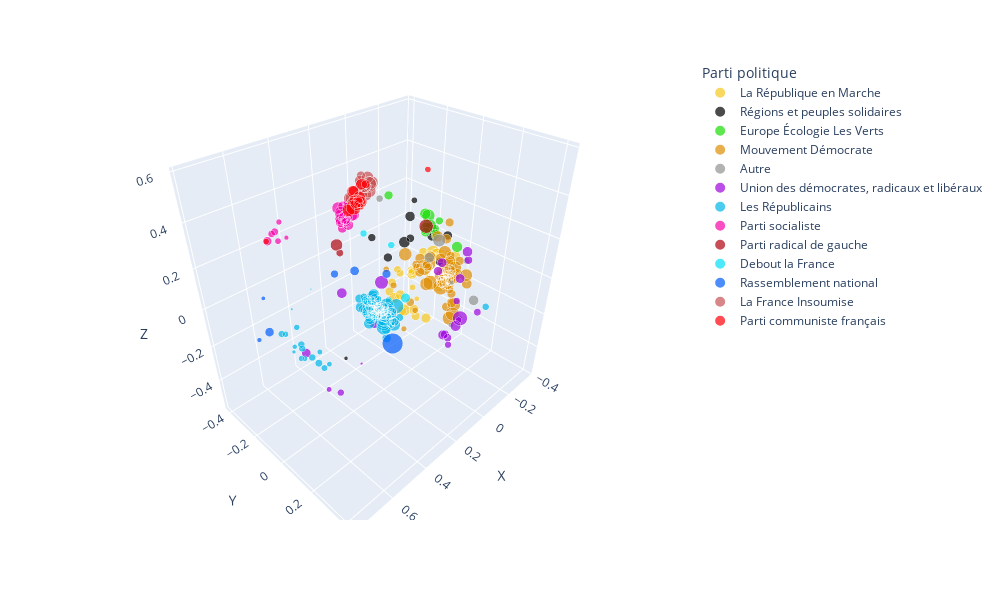

The notebook cell this image was saved under:
### Code cell
colors = {'La République en Marche':"#f7c81e", 'Europe Écologie Les Verts':"#1cde07", 'Autre':"#919491",
           'Les Républicains':'#00b6e8', 'Parti socialiste':'#f705ab', 'Parti radical de gauche': '#b0040f',
           'Debout la France': '#02e1fa', 'Rassemblement national':'#025dfa', 'La France Insoumise' : '#c75255',
           'Parti communiste français': '#ff0008', 'Union des démocrates, radicaux et libéraux':'#9d04de',
            'Mouvement Démocrate': '#de8e04', 'Régions et peuples solidaires':'#000000'}

fig = px.scatter_3d(to_show_3D, x="X", y="Y", z="Z", color='parti', color_discrete_map=colors,
                 hover_name="parti",
                 hover_data={'acteur_id' : False,
                             'uid' : False,
                             'X' : False,
                             'Y' : False,
                             'Z' : False,
                             'parti' : False,
                             'assiduite' : False,
                             'Métier' : to_show_3D['metier'],
                             'Nom': to_show_3D['prenom']+' '+to_show_3D['nom'],
                             'Nombre de votes': to_show_3D['assiduite']
                            },
                 size='assiduite',
                 labels={'parti':"Parti politique"},
                 width=1000, height=600)

fig.show()
fig.write_html("embedding_3D.html")

### Figure 1 — Plotly figure (JSON) as saved in the notebook; plotly's stock layout.template omitted (floating-point values rounded to 4 significant figures; data arrays with more than 128 entries replaced by an {"elided": "..."} marker saying what was removed)
{"data": [{"customdata": {"elided": "272x7 mixed values"}, "hovertemplate": "<b>%{hovertext}</b><br><br>Métier=%{customdata[4]}<br>Nom=%{customdata[5]}<br>Nombre de votes=%{customdata[6]}<extra></extra>", "hovertext": {"elided": "272 str values"}, "legendgroup": "La République en Marche", "marker": {"color": "#f7c81e", "size": {"elided": "272 int values"}, "sizemode": "area", "sizeref": 6.657, "symbol": "circle"}, "mode": "markers", "name": "La République en Marche", "scene": "scene", "showlegend": true, "type": "scatter3d", "x": {"elided": "272 float values"}, "y": {"elided": "272 float values"}, "z": {"elided": "272 float values"}}, {"customdata": [["PA336439", "PA336439", "Régions et peuples solidaires", 232, "Avocat", "Jean-Michel Clément", 232], ["PA605518", "PA605518", "Régions et peuples solidaires", 509, "Profession libérale", "François-Michel Lambert", 509], ["PA607619", "PA607619", "Régions et peuples solidaires", 841, "Professeur du secondaire", "Paul Molac", 841], ["PA719464", "PA719464", "Régions et peuples solidaires", 229, "Professeur du secondaire et technique", "Sébastien Nadot", 229], ["PA719592", "PA719592", "Régions et peuples solidaires", 381, "Responsable formation - Cadre en ressources humaines", "Benoit Simian", 381], ["PA720538", "PA720538", "Régions et peuples solidaires", 620, "Profession rattachée à l'enseignement", "Jennifer De Temmerman", 620], ["PA722268", "PA722268", "Régions et peuples solidaires", 1110, "Directrice médicale et directrice de développement en entreprise", "Martine Wonner", 1110], ["PA333421", "PA333421", "Régions et peuples solidaires", 414, "Directeur du développement", "Bertrand Pancher", 414], ["PA1838", "PA1838", "Régions et peuples solidaires", 377, "Technicien agricole", "Jean Lassalle", 377], ["PA719138", "PA719138", "Régions et peuples solidaires", 784, "Professeur des Universités", "Michel Castellani", 784], ["PA719146", "PA719146", "Régions et peuples solidaires", 477, "Cadre", "Jean-Félix Acquaviva", 477], ["PA719286", "PA719286", "Régions et peuples solidaires", 412, "Médecin", "Paul-André Colombani", 412], ["PA755549", "PA755549", "Régions et peuples solidaires", 95, "chef d'entreprise", "Sylvain Brial", 95]], "hovertemplate": "<b>%{hovertext}</b><br><br>Métier=%{customdata[4]}<br>Nom=%{customdata[5]}<br>Nombre de votes=%{customdata[6]}<extra></extra>", "hovertext": ["Régions et peuples solidaires", "Régions et peuples solidaires", "Régions et peuples solidaires", "Régions et peuples solidaires", "Régions et peuples solidaires", "Régions et peuples solidaires", "Régions et peuples solidaires", "Régions et peuples solidaires", "Régions et peuples solidaires", "Régions et peuples solidaires", "Régions et peuples solidaires", "Régions et peuples solidaires", "Régions et peuples solidaires"], "legendgroup": "Régions et peuples solidaires", "marker": {"color": "#000000", "size": [232, 509, 841, 229, 381, 620, 1110, 414, 377, 784, 477, 412, 95], "sizemode": "area", "sizeref": 6.657, "symbol": "circle"}, "mode": "markers", "name": "Régions et peuples solidaires", "scene": "scene", "showlegend": true, "type": "scatter3d", "x": [0.1139, 0.0697, 0.1453, -0.07358, -0.1618, -0.03014, -0.06965, 0.1734, 0.3912, 0.2953, 0.3835, 0.2675, 0.31], "y": [0.1845, 0.2168, 0.204, -0.08766, 0.002578, -0.07129, 0.01554, 0.3044, 0.1304, 0.1983, 0.2025, 0.2013, -0.143], "z": [0.3266, 0.3125, 0.339, 0.3066, -0.006891, 0.2511, 0.2055, 0.221, 0.3985, 0.3691, 0.3448, 0.3744, -0.399]}, {"customdata": [["PA718744", "PA718744", "Europe Écologie Les Verts", 1032, "Médecin", "Delphine Bagarry", 1032], ["PA720278", "PA720278", "Europe Écologie Les Verts", 734, "Cadre supérieur (entreprises publiques)", "Matthieu Orphelin", 734], ["PA720298", "PA720298", "Europe Écologie Les Verts", 1000, "Fonctionnaire de catégorie A", "Émilie Cariou", 1000], ["PA720952", "PA720952", "Europe Écologie Les Verts", 273, "Fonctionnaire de catégorie A", "Aurélien Taché", 273], ["PA721142", "PA721142", "Europe Écologie Les Verts", 371, "Cadre supérieur (secteur privé)", "Paula Forteza", 371], ["PA721194", "PA721194", "Europe Écologie Les Verts", 723, "Industriel-Chef d'entreprise", "Frédérique Dumas", 723], ["PA721246", "PA721246", "Europe Écologie Les Verts", 1307, "Chef de projet digital", "Albane Gaillot", 1307], ["PA722126", "PA722126", "Europe Écologie Les Verts", 579, "Autre cadre (secteur privé)", "Guillaume Chiche", 579], ["PA722260", "PA722260", "Europe Écologie Les Verts", 489, "Professeur de faculté", "Cédric Villani", 489], ["PA722344", "PA722344", "Europe Écologie Les Verts", 562, "Professeur certifié de SES", "Hubert Julien-Laferrière", 562], ["PA332614", "PA332614", "Europe Écologie Les Verts", 780, "Fonctionnaire territorial", "Régis Juanico", 780], ["PA335999", "PA335999", "Europe Écologie Les Verts", 480, "Cadre territorial", "Delphine Batho", 480]], "hovertemplate": "<b>%{hovertext}</b><br><br>Métier=%{customdata[4]}<br>Nom=%{customdata[5]}<br>Nombre de votes=%{customdata[6]}<extra></extra>", "hovertext": ["Europe Écologie Les Verts", "Europe Écologie Les Verts", "Europe Écologie Les Verts", "Europe Écologie Les Verts", "Europe Écologie Les Verts", "Europe Écologie Les Verts", "Europe Écologie Les Verts", "Europe Écologie Les Verts", "Europe Écologie Les Verts", "Europe Écologie Les Verts", "Europe Écologie Les Verts", "Europe Écologie Les Verts"], "legendgroup": "Europe Écologie Les Verts", "marker": {"color": "#1cde07", "size": [1032, 734, 1000, 273, 371, 723, 1307, 579, 489, 562, 780, 480], "sizemode": "area", "sizeref": 6.657, "symbol": "circle"}, "mode": "markers", "name": "Europe Écologie Les Verts", "scene": "scene", "showlegend": true, "type": "scatter3d", "x": [-0.134, -0.1416, -0.1091, -0.1459, -0.2065, 0.03272, -0.1612, -0.1118, -0.1821, -0.1151, 0.3415, 0.1482], "y": [-0.05646, -0.08061, -0.04243, -0.02201, -0.0495, 0.2382, -0.07081, -0.04861, -0.04585, -0.0002891, -0.05691, -0.02693], "z": [0.2219, 0.2196, 0.172, 0.1256, 0.171, 0.2553, 0.153, 0.1512, 0.1162, 0.1839, 0.4158, 0.4259]}, {"customdata": {"elided": "68x7 mixed values"}, "hovertemplate": "<b>%{hovertext}</b><br><br>Métier=%{customdata[4]}<br>Nom=%{customdata[5]}<br>Nombre de votes=%{customdata[6]}<extra></extra>", "hovertext": ["Mouvement Démocrate", "Mouvement Démocrate", "Mouvement Démocrate", "Mouvement Démocrate", "Mouvement Démocrate", "Mouvement Démocrate", "Mouvement Démocrate", "Mouvement Démocrate", "Mouvement Démocrate", "Mouvement Démocrate", "Mouvement Démocrate", "Mouvement Démocrate", "Mouvement Démocrate", "Mouvement Démocrate", "Mouvement Démocrate", "Mouvement Démocrate", "Mouvement Démocrate", "Mouvement Démocrate", "Mouvement Démocrate", "Mouvement Démocrate", "Mouvement Démocrate", "Mouvement Démocrate", "Mouvement Démocrate", "Mouvement Démocrate", "Mouvement Démocrate", "Mouvement Démocrate", "Mouvement Démocrate", "Mouvement Démocrate", "Mouvement Démocrate", "Mouvement Démocrate", "Mouvement Démocrate", "Mouvement Démocrate", "Mouvement Démocrate", "Mouvement Démocrate", "Mouvement Démocrate", "Mouvement Démocrate", "Mouvement Démocrate", "Mouvement Démocrate", "Mouvement Démocrate", "Mouvement Démocrate", "Mouvement Démocrate", "Mouvement Démocrate", "Mouvement Démocrate", "Mouvement Démocrate", "Mouvement Démocrate", "Mouvement Démocrate", "Mouvement Démocrate", "Mouvement Démocrate", "Mouvement Démocrate", "Mouvement Démocrate", "Mouvement Démocrate", "Mouvement Démocrate", "Mouvement Démocrate", "Mouvement Démocrate", "Mouvement Démocrate", "Mouvement Démocrate", "Mouvement Démocrate", "Mouvement Démocrate", "Mouvement Démocrate", "Mouvement Démocrate", "Mouvement Démocrate", "Mouvement Démocrate", "Mouvement Démocrate", "Mouvement Démocrate", "Mouvement Démocrate", "Mouvement Démocrate", "Mouvement Démocrate", "Mouvement Démocrate"], "legendgroup": "Mouvement Démocrate", "marker": {"color": "#de8e04", "size": [776, 1313, 662, 756, 582, 660, 444, 903, 621, 1067, 951, 871, 388, 448, 832, 227, 828, 991, 768, 724, 360, 646, 659, 324, 1016, 1128, 614, 452, 727, 356, 1065, 1035, 1075, 662, 488, 652, 1130, 524, 635, 613, 557, 311, 957, 1058, 711, 1321, 584, 1552, 1434, 493, 1112, 736, 738, 586, 655, 1069, 455, 1147, 1145, 510, 468, 394, 865, 419, 282, 234, 194, 232], "sizemode": "area", "sizeref": 6.657, "symbol": "circle"}, "mode": "markers", "name": "Mouvement Démocrate", "scene": "scene", "showlegend": true, "type": "scatter3d", "x": [-0.261, -0.255, -0.2551, -0.2354, -0.2836, -0.2732, -0.2907, -0.2411, -0.2339, -0.2659, -0.2609, -0.2596, -0.2273, -0.1977, -0.2089, -0.2323, -0.2417, -0.2229, -0.2417, -0.2567, -0.2436, -0.2274, -0.2152, -0.254, -0.2715, -0.2418, -0.1889, -0.1692, -0.2428, -0.2382, -0.2236, -0.2473, -0.1773, -0.25, -0.2195, -0.1954, -0.2337, -0.2304, -0.2277, -0.1884, -0.1538, -0.03723, -0.2314, -0.1475, -0.2391, -0.1916, -0.2116, -0.1966, -0.2018, -0.2723, -0.2646, -0.2281, -0.2216, -0.1536, -0.1941, -0.1178, -0.1598, -0.0464, -0.08458, -0.1195, 0.03635, -0.2383, -0.01368, -0.176, -0.1864, -0.2053, -0.07903, -0.1775], "y": [-0.0394, 0.01363, 0.007418, -0.0774, -0.06063, -0.03086, -0.03236, 0.0006028, -0.04863, -0.01574, 0.08969, -0.007808, -0.005594, 0.0451, -0.01003, -0.03994, -0.01261, 0.01436, 0.01614, 0.03999, 0.02016, 0.003817, -0.1137, 0.005091, -0.05563, 0.008396, -0.1003, -0.1452, 0.002179, -0.006046, -0.1106, 0.03046, -0.08154, -0.03569, -0.1101, -0.1461, -0.007181, -0.03846, -0.02241, 0.01646, -0.1086, -0.02935, -0.02784, -0.2016, -0.02742, -0.07059, -0.03175, -0.1212, -0.013, 0.03597, -0.02691, -0.1078, -0.02426, 0.09819, 0.1448, 0.1375, 0.08817, 0.1708, 0.1575, 0.0947, 0.1956, -0.02677, -0.2584, -0.1833, -0.3152, -0.1726, -0.1344, -0.361], "z": [-0.1089, -0.1321, -0.155, 0.06691, 0.04001, -0.07168, -0.04514, -0.04156, -0.041, -0.1165, -0.0871, -0.1038, -0.1004, -0.1607, -0.1495, -0.1167, -0.1482, -0.1511, -0.1398, -0.1029, -0.1157, -0.1519, -0.1065, -0.113, -0.02629, -0.1291, -0.07783, -0.09173, -0.1466, -0.1181, -0.09658, -0.06393, -0.1804, -0.1339, -0.1168, -0.06951, -0.1682, -0.116, -0.1598, -0.1364, -0.1115, 0.006883, -0.1602, -0.04803, -0.1504, -0.1741, -0.1241, -0.1106, -0.1777, -0.03611, -0.1541, -0.05697, -0.1614, -0.189, -0.07693, -0.1599, -0.1457, -0.1819, -0.1848, -0.197, 0.3487, -0.1362, -0.3298, -0.3454, -0.3086, -0.4079, -0.4401, -0.2238]}, {"customdata": [["PA719448", "PA719448", "Autre", 1034, "Infirmière anesthésiste", "Annie Chapelier", 1034], ["PA721174", "PA721174", "Autre", 269, "Médecin", "Joachim Son-Forget", 269], ["PA2952", "PA2952", "Autre", 141, "Sans profession", "Jean-Luc Warsmann", 141], ["PA702052", "PA702052", "Autre", 633, "Consultant en communication", "Maina Sage", 633], ["PA610775", "PA610775", "Autre", 172, "Cadre supérieur de la fonction publique", "Philippe Gomès", 172], ["PA721094", "PA721094", "Autre", 359, "Fonctionnaire de catégorie A", "Philippe Dunoyer", 359], ["PA643145", "PA643145", "Autre", 419, "Pharmacienne", "Hélène Vainqueur-Christophe", 419], ["PA720988", "PA720988", "Autre", 672, "Retraitée salariée (secteur privé)", "Josette Manin", 672], ["PA721118", "PA721118", "Autre", 311, "Autre profession", "Moetai Brotherson", 311], ["PA702054", "PA702054", "Autre", 620, "Infographiste", "Stéphane Claireaux", 620]], "hovertemplate": "<b>%{hovertext}</b><br><br>Métier=%{customdata[4]}<br>Nom=%{customdata[5]}<br>Nombre de votes=%{customdata[6]}<extra></extra>", "hovertext": ["Autre", "Autre", "Autre", "Autre", "Autre", "Autre", "Autre", "Autre", "Autre", "Autre"], "legendgroup": "Autre", "marker": {"color": "#919491", "size": [1034, 269, 141, 633, 172, 359, 419, 672, 311, 620], "sizemode": "area", "sizeref": 6.657, "symbol": "circle"}, "mode": "markers", "name": "Autre", "scene": "scene", "showlegend": true, "type": "scatter3d", "x": [-0.2093, -0.08012, -0.2005, -0.1163, -0.01578, -0.007799, 0.3584, 0.3043, 0.3138, -0.2476], "y": [-0.04568, 0.2115, 0.05383, 0.2439, 0.2071, 0.2518, -0.07836, -0.1272, 0.09175, -0.1309], "z": [0.06893, 0.128, -0.1175, -0.07998, -0.1836, -0.1208, 0.3725, 0.3851, 0.5095, -0.08037]}, {"customdata": {"elided": "22x7 mixed values"}, "hovertemplate": "<b>%{hovertext}</b><br><br>Métier=%{customdata[4]}<br>Nom=%{customdata[5]}<br>Nombre de votes=%{customdata[6]}<extra></extra>", "hovertext": ["Union des démocrates, radicaux et libéraux", "Union des démocrates, radicaux et libéraux", "Union des démocrates, radicaux et libéraux", "Union des démocrates, radicaux et libéraux", "Union des démocrates, radicaux et libéraux", "Union des démocrates, radicaux et libéraux", "Union des démocrates, radicaux et libéraux", "Union des démocrates, radicaux et libéraux", "Union des démocrates, radicaux et libéraux", "Union des démocrates, radicaux et libéraux", "Union des démocrates, radicaux et libéraux", "Union des démocrates, radicaux et libéraux", "Union des démocrates, radicaux et libéraux", "Union des démocrates, radicaux et libéraux", "Union des démocrates, radicaux et libéraux", "Union des démocrates, radicaux et libéraux", "Union des démocrates, radicaux et libéraux", "Union des démocrates, radicaux et libéraux", "Union des démocrates, radicaux et libéraux", "Union des démocrates, radicaux et libéraux", "Union des démocrates, radicaux et libéraux", "Union des démocrates, radicaux et libéraux"], "legendgroup": "Union des démocrates, radicaux et libéraux", "marker": {"color": "#9d04de", "size": [493, 418, 1123, 637, 544, 641, 335, 548, 467, 649, 313, 849, 1336, 401, 687, 562, 246, 282, 511, 282, 176, 45], "sizemode": "area", "sizeref": 6.657, "symbol": "circle"}, "mode": "markers", "name": "Union des démocrates, radicaux et libéraux", "scene": "scene", "showlegend": true, "type": "scatter3d", "x": [-0.2088, -0.257, 0.1168, -0.2335, -0.2411, 0.4136, -0.05006, 0.1537, 0.1385, 0.3538, 0.1389, 0.2067, 0.1085, 0.1983, 0.1299, 0.1986, 0.1598, 0.1581, 0.5094, 0.5294, 0.6132, 0.1773], "y": [-0.03949, 0.09699, -0.09999, 0.1032, -0.04374, 0.1524, 0.3143, 0.3541, 0.2931, -0.09622, 0.337, -0.05426, 0.339, 0.353, 0.3368, 0.3282, 0.3709, 0.3288, -0.1742, 0.07453, 0.1071, -0.1828], "z": [-0.1001, 0.002003, -0.03718, 0.06003, -0.0678, 0.1565, -0.07201, 0.2182, -0.09658, 0.025, 0.0977, -0.1903, -0.002825, -0.0431, -0.03144, -0.0431, 0.03456, -0.119, -0.2602, -0.3102, -0.2083, -0.5459]}, {"customdata": {"elided": "103x7 mixed values"}, "hovertemplate": "<b>%{hovertext}</b><br><br>Métier=%{customdata[4]}<br>Nom=%{customdata[5]}<br>Nombre de votes=%{customdata[6]}<extra></extra>", "hovertext": ["Les Républicains", "Les Républicains", "Les Républicains", "Les Républicains", "Les Républicains", "Les Républicains", "Les Républicains", "Les Républicains", "Les Républicains", "Les Républicains", "Les Républicains", "Les Républicains", "Les Républicains", "Les Républicains", "Les Républicains", "Les Républicains", "Les Républicains", "Les Républicains", "Les Républicains", "Les Républicains", "Les Républicains", "Les Républicains", "Les Républicains", "Les Républicains", "Les Républicains", "Les Républicains", "Les Républicains", "Les Républicains", "Les Républicains", "Les Républicains", "Les Républicains", "Les Républicains", "Les Républicains", "Les Républicains", "Les Républicains", "Les Républicains", "Les Républicains", "Les Républicains", "Les Républicains", "Les Républicains", "Les Républicains", "Les Républicains", "Les Républicains", "Les Républicains", "Les Républicains", "Les Républicains", "Les Républicains", "Les Républicains", "Les Républicains", "Les Républicains", "Les Républicains", "Les Républicains", "Les Républicains", "Les Républicains", "Les Républicains", "Les Républicains", "Les Républicains", "Les Républicains", "Les Républicains", "Les Républicains", "Les Républicains", "Les Républicains", "Les Républicains", "Les Républicains", "Les Républicains", "Les Républicains", "Les Républicains", "Les Républicains", "Les Républicains", "Les Républicains", "Les Républicains", "Les Républicains", "Les Républicains", "Les Républicains", "Les Républicains", "Les Républicains", "Les Républicains", "Les Républicains", "Les Républicains", "Les Républicains", "Les Républicains", "Les Républicains", "Les Républicains", "Les Républicains", "Les Républicains", "Les Républicains", "Les Républicains", "Les Républicains", "Les Républicains", "Les Républicains", "Les Républicains", "Les Républicains", "Les Républicains", "Les Républicains", "Les Républicains", "Les Républicains", "Les Républicains", "Les Républicains", "Les Républicains", "Les Républicains", "Les Républicains", "Les Républicains", "Les Républicains"], "legendgroup": "Les Républicains", "marker": {"color": "#00b6e8", "size": [307, 1063, 540, 408, 1032, 467, 164, 248, 151, 185, 498, 841, 653, 353, 702, 624, 1180, 1350, 148, 178, 463, 1221, 588, 332, 392, 702, 254, 432, 511, 448, 256, 225, 444, 564, 320, 517, 348, 343, 664, 537, 710, 895, 1049, 441, 189, 640, 431, 480, 309, 592, 807, 1020, 391, 317, 410, 489, 857, 419, 484, 1068, 775, 764, 755, 318, 344, 968, 497, 1074, 1574, 1423, 355, 150, 1920, 683, 732, 417, 465, 620, 500, 645, 957, 809, 674, 300, 323, 548, 328, 210, 305, 343, 176, 286, 305, 171, 186, 88, 151, 210, 288, 219, 251, 36, 17], "sizemode": "area", "sizeref": 6.657, "symbol": "circle"}, "mode": "markers", "name": "Les Républicains", "scene": "scene", "showlegend": true, "type": "scatter3d", "x": [0.3787, 0.3915, 0.387, 0.4033, 0.3781, 0.4529, 0.3699, 0.4207, 0.3869, 0.3954, 0.3654, 0.4349, 0.4264, 0.3641, 0.3827, 0.4247, 0.4158, 0.3912, 0.3946, 0.4049, 0.4158, 0.4057, 0.4184, 0.4195, 0.3647, 0.4264, 0.3743, 0.3766, 0.4293, 0.4028, 0.3855, 0.3793, 0.3642, 0.3983, 0.3831, 0.3818, 0.4046, 0.397, 0.425, 0.4061, 0.2988, 0.4472, 0.4027, 0.363, 0.362, 0.4233, 0.3561, 0.4098, 0.3756, 0.4345, 0.405, 0.4088, 0.3647, 0.3956, 0.393, 0.4035, 0.4021, 0.4126, 0.4095, 0.3775, 0.4124, 0.4621, 0.3894, 0.3944, 0.4025, 0.4195, 0.4355, 0.4498, 0.4231, 0.3486, 0.3837, 0.3504, 0.3811, 0.3918, 0.4184, 0.3394, 0.4197, 0.4256, 0.4348, 0.4229, 0.3997, 0.4077, 0.4048, 0.06228, 0.3701, 0.3712, 0.349, 0.605, 0.6348, 0.6836, 0.676, 0.6043, 0.6639, 0.6508, 0.6648, 0.6884, 0.7054, 0.6554, 0.704, 0.7372, 0.6154, 0.7139, 0.6477], "y": [0.2187, 0.1883, 0.1967, 0.1029, 0.1932, 0.167, 0.1747, 0.1387, 0.1306, 0.1497, 0.1801, 0.1613, 0.09928, 0.247, 0.1206, 0.1142, 0.1636, 0.1943, 0.1549, 0.1571, 0.1443, 0.1905, 0.1453, 0.2352, 0.2133, 0.2009, 0.144, 0.1827, 0.1486, 0.2344, 0.1505, 0.1266, 0.2202, 0.1878, 0.2072, 0.1787, 0.148, 0.1753, 0.1535, 0.2398, 0.1576, 0.1645, 0.2063, 0.1615, 0.1514, 0.1314, 0.1743, 0.1789, 0.1443, 0.188, 0.1448, 0.1225, 0.2114, 0.1947, 0.1431, 0.1932, 0.1925, 0.1734, 0.1456, 0.2291, 0.1997, 0.184, 0.1492, 0.1624, 0.1666, 0.1902, 0.1042, 0.1717, 0.2237, 0.2117, 0.0721, 0.09803, 0.1792, 0.1616, 0.121, 0.1775, 0.1578, 0.1947, 0.1827, 0.1603, 0.2327, 0.2252, 0.1503, 0.4224, 0.0834, 0.1422, 0.1503, -0.0813, -0.01852, 0.1519, 0.1538, -0.06057, 0.08692, 0.1708, 0.0392, 0.007265, 0.04272, 0.002378, -0.03646, 0.0424, 0.09123, 0.06579, 0.09547], "z": [0.04847, 0.04039, 0.01728, 0.1176, 0.131, 0.169, 0.1139, 0.08304, 0.1096, 0.1042, -0.0488, 0.07878, 0.09373, 0.0915, 0.139, 0.09269, 0.08852, 0.0697, 0.1092, 0.07132, 0.1013, 0.1235, 0.1463, 0.135, 0.05529, 0.144, 0.04959, 0.05735, 0.0593, 0.1156, 0.08349, 0.09656, 0.05517, 0.08028, 0.1594, 0.09143, 0.1226, 0.1134, 0.123, 0.08689, -0.01014, 0.1439, 0.09856, 0.07855, 0.09327, 0.1418, 0.07396, 0.1233, 0.087, 0.1852, 0.08832, 0.07212, 0.1022, 0.08696, 0.08402, 0.06537, 0.1303, 0.08855, 0.1357, 0.0552, 0.1061, 0.08361, 0.06198, 0.1492, 0.1341, 0.1136, 0.1417, 0.1272, 0.06659, 0.1172, 0.1061, 0.03054, 0.05356, 0.09976, 0.08588, 0.07911, 0.08723, 0.1262, 0.1038, 0.1528, 0.1237, 0.1466, 0.1711, 0.0744, 0.0006558, 0.08322, 0.05447, -0.00668, -0.0391, 0.006973, 0.05706, -0.1042, -0.01964, -0.006749, -0.05567, -0.02666, 0.03123, -0.08445, 0.04444, 0.1091, -0.1025, 0.2207, 0.287]}, {"customdata": {"elided": "26x7 mixed values"}, "hovertemplate": "<b>%{hovertext}</b><br><br>Métier=%{customdata[4]}<br>Nom=%{customdata[5]}<br>Nombre de votes=%{customdata[6]}<extra></extra>", "hovertext": ["Parti socialiste", "Parti socialiste", "Parti socialiste", "Parti socialiste", "Parti socialiste", "Parti socialiste", "Parti socialiste", "Parti socialiste", "Parti socialiste", "Parti socialiste", "Parti socialiste", "Parti socialiste", "Parti socialiste", "Parti socialiste", "Parti socialiste", "Parti socialiste", "Parti socialiste", "Parti socialiste", "Parti socialiste", "Parti socialiste", "Parti socialiste", "Parti socialiste", "Parti socialiste", "Parti socialiste", "Parti socialiste", "Parti socialiste"], "legendgroup": "Parti socialiste", "marker": {"color": "#f705ab", "size": [648, 531, 918, 961, 659, 440, 307, 788, 705, 1004, 342, 474, 557, 958, 962, 1183, 661, 807, 731, 520, 206, 316, 347, 243, 489, 138], "sizemode": "area", "sizeref": 6.657, "symbol": "circle"}, "mode": "markers", "name": "Parti socialiste", "scene": "scene", "showlegend": true, "type": "scatter3d", "x": [0.343, 0.3785, 0.3085, 0.362, 0.3273, 0.2873, 0.3959, 0.36, 0.3553, 0.3627, 0.3007, 0.3066, 0.314, 0.3165, 0.3235, 0.3536, 0.3115, 0.3756, 0.3161, 0.3668, 0.4142, 0.5384, 0.4626, 0.4869, 0.5076, 0.5963], "y": [-0.06316, -0.04268, -0.07826, -0.06614, -0.09347, -0.113, -0.03057, -0.04006, -0.07907, -0.06451, -0.09805, -0.09645, -0.08198, -0.06035, -0.1272, -0.05157, -0.08576, -0.05095, -0.04652, -0.03369, -0.4101, -0.2793, -0.3762, -0.3213, -0.3692, -0.09337], "z": [0.3805, 0.3632, 0.4299, 0.4154, 0.4185, 0.4144, 0.3938, 0.3859, 0.3993, 0.3884, 0.4093, 0.4189, 0.3876, 0.3887, 0.3974, 0.3957, 0.335, 0.386, 0.3947, 0.39, 0.2635, 0.3087, 0.2491, 0.2379, 0.2264, 0.3907]}, {"customdata": [["PA336175", "PA336175", "Parti radical de gauche", 1232, "Sans profession déclarée", "Sylvia Pinel", 1232], ["PA605694", "PA605694", "Parti radical de gauche", 328, "Professeur du secondaire", "Olivier Falorni", 328], ["PA608292", "PA608292", "Parti radical de gauche", 910, "Fonctionnaire de catégorie A", "Jeanine Dubié", 910]], "hovertemplate": "<b>%{hovertext}</b><br><br>Métier=%{customdata[4]}<br>Nom=%{customdata[5]}<br>Nombre de votes=%{customdata[6]}<extra></extra>", "hovertext": ["Parti radical de gauche", "Parti radical de gauche", "Parti radical de gauche"], "legendgroup": "Parti radical de gauche", "marker": {"color": "#b0040f", "size": [1232, 328, 910], "sizemode": "area", "sizeref": 6.657, "symbol": "circle"}, "mode": "markers", "name": "Parti radical de gauche", "scene": "scene", "showlegend": true, "type": "scatter3d", "x": [0.171, 0.3541, 0.35], "y": [0.1911, -0.09452, -0.1178], "z": [0.3826, 0.222, 0.2476]}, {"customdata": [["PA1206", "PA1206", "Debout la France", 300, "Administrateur civil", "Nicolas Dupont-Aignan", 300], ["PA720664", "PA720664", "Debout la France", 291, "Retraité de la fonction publique (hors enseignement)", "José Evrard", 291], ["PA721932", "PA721932", "Debout la France", 561, "Déléguée médicale", "Marie-France Lorho", 561]], "hovertemplate": "<b>%{hovertext}</b><br><br>Métier=%{customdata[4]}<br>Nom=%{customdata[5]}<br>Nombre de votes=%{customdata[6]}<extra></extra>", "hovertext": ["Debout la France", "Debout la France", "Debout la France"], "legendgroup": "Debout la France", "marker": {"color": "#02e1fa", "size": [300, 291, 561], "sizemode": "area", "sizeref": 6.657, "symbol": "circle"}, "mode": "markers", "name": "Debout la France", "scene": "scene", "showlegend": true, "type": "scatter3d", "x": [0.457, 0.4482, 0.3946], "y": [0.1598, 0.2812, 0.3011], "z": [0.4533, 0.4551, 0.2258]}, {"customdata": [["PA720468", "PA720468", "Rassemblement national", 522, "Conseiller en communication", "Sébastien Chenu", 522], ["PA720614", "PA720614", "Rassemblement national", 378, "Avocate", "Marine Le Pen", 378], ["PA719608", "PA719608", "Rassemblement national", 2663, "Journaliste et autre média", "Emmanuelle Ménard", 2663], ["PA720822", "PA720822", "Rassemblement national", 465, "Juriste", "Bruno Bilde", 465], ["PA719436", "PA719436", "Rassemblement national", 509, "Ingénieur en informatique", "Nicolas Meizonnet", 509], ["PA720802", "PA720802", "Rassemblement national", 137, "non communiqué", "Catherine Pujol", 137], ["PA720610", "PA720610", "Rassemblement national", 111, "Sans profession déclarée", "Myriane Houplain", 111]], "hovertemplate": "<b>%{hovertext}</b><br><br>Métier=%{customdata[4]}<br>Nom=%{customdata[5]}<br>Nombre de votes=%{customdata[6]}<extra></extra>", "hovertext": ["Rassemblement national", "Rassemblement national", "Rassemblement national", "Rassemblement national", "Rassemblement national", "Rassemblement national", "Rassemblement national"], "legendgroup": "Rassemblement national", "marker": {"color": "#025dfa", "size": [522, 378, 2663, 465, 509, 137, 111], "sizemode": "area", "sizeref": 6.657, "symbol": "circle"}, "mode": "markers", "name": "Rassemblement national", "scene": "scene", "showlegend": true, "type": "scatter3d", "x": [0.4679, 0.4734, 0.4275, 0.4118, 0.6789, 0.7521, 0.7762], "y": [0.1193, 0.01166, 0.2716, 0.224, -0.1655, -0.123, -0.003908], "z": [0.2891, 0.2275, 0.01782, 0.2993, -0.03666, -0.008588, 0.2632]}, {"customdata": [["PA588884", "PA588884", "La France Insoumise", 473, "Journaliste et autre média", "Clémentine Autain", 473], ["PA718860", "PA718860", "La France Insoumise", 837, "Professeur du secondaire et technique", "Bénédicte Taurine", 837], ["PA718868", "PA718868", "La France Insoumise", 636, "Profession rattachée à l'enseignement", "Michel Larive", 636], ["PA2150", "PA2150", "La France Insoumise", 991, "Professeur", "Jean-Luc Mélenchon", 991], ["PA719578", "PA719578", "La France Insoumise", 959, "Fonctionnaire de catégorie B", "Loïc Prud'homme", 959], ["PA719676", "PA719676", "La France Insoumise", 532, "Employée (autres entreprises publiques)", "Muriel Ressiguier", 532], ["PA720286", "PA720286", "La France Insoumise", 1514, "Salariée du secteur médical", "Caroline Fiat", 1514], ["PA720422", "PA720422", "La France Insoumise", 756, "Employé (secteur privé)", "Adrien Quatennens", 756], ["PA720430", "PA720430", "La France Insoumise", 867, "Fonctionnaire de catégorie A", "Ugo Bernalicis", 867], ["PA720846", "PA720846", "La France Insoumise", 772, "Professeur du secondaire et technique", "Bastien Lachaud", 772], ["PA720892", "PA720892", "La France Insoumise", 1219, "Coordinatrice de projets associatifs", "Mathilde Panot", 1219], ["PA721062", "PA721062", "La France Insoumise", 764, "Employé (secteur privé)", "Jean-Hugues Ratenon", 764], ["PA721202", "PA721202", "La France Insoumise", 1155, "Industriel-Chef d'entreprise", "Éric Coquerel", 1155], ["PA721210", "PA721210", "La France Insoumise", 901, "Professeur de lycée professionnel", "Alexis Corbière", 901], ["PA721226", "PA721226", "La France Insoumise", 838, "Fonctionnaire de catégorie A", "Sabine Rubin", 838], ["PA721960", "PA721960", "La France Insoumise", 1224, "Bibliothécaire", "Danièle Obono", 1224], ["PA722142", "PA722142", "La France Insoumise", 660, "Reporter", "François Ruffin", 660]], "hovertemplate": "<b>%{hovertext}</b><br><br>Métier=%{customdata[4]}<br>Nom=%{customdata[5]}<br>Nombre de votes=%{customdata[6]}<extra></extra>", "hovertext": ["La France Insoumise", "La France Insoumise", "La France Insoumise", "La France Insoumise", "La France Insoumise", "La France Insoumise", "La France Insoumise", "La France Insoumise", "La France Insoumise", "La France Insoumise", "La France Insoumise", "La France Insoumise", "La France Insoumise", "La France Insoumise", "La France Insoumise", "La France Insoumise", "La France Insoumise"], "legendgroup": "La France Insoumise", "marker": {"color": "#c75255", "size": [473, 837, 636, 991, 959, 532, 1514, 756, 867, 772, 1219, 764, 1155, 901, 838, 1224, 660], "sizemode": "area", "sizeref": 6.657, "symbol": "circle"}, "mode": "markers", "name": "La France Insoumise", "scene": "scene", "showlegend": true, "type": "scatter3d", "x": [0.3348, 0.324, 0.4052, 0.296, 0.3461, 0.3964, 0.3001, 0.4053, 0.3712, 0.3394, 0.3315, 0.4128, 0.3261, 0.3084, 0.3413, 0.3218, 0.4014], "y": [0.02033, 0.02715, 0.04745, 0.03379, 0.05438, 0.03954, 0.02387, 0.0339, 0.06362, 0.02162, 0.05515, 0.0573, 0.02729, 0.02491, 0.02383, 0.04756, 0.03471], "z": [0.581, 0.537, 0.5131, 0.5472, 0.5234, 0.5078, 0.5375, 0.5232, 0.5397, 0.5464, 0.5333, 0.4941, 0.5398, 0.5674, 0.5637, 0.5547, 0.5201]}, {"customdata": [["PA689", "PA689", "Parti communiste français", 469, "Employée", "Marie-George Buffet", 469], ["PA722202", "PA722202", "Parti communiste français", 1003, "Permanent politique", "Sébastien Jumel", 1003], ["PA267306", "PA267306", "Parti communiste français", 899, "Retraité de l'éducation nationale", "André Chassaigne", 899], ["PA718926", "PA718926", "Parti communiste français", 1407, "Employé (secteur privé)", "Pierre Dharréville", 1407], ["PA720692", "PA720692", "Parti communiste français", 649, "Attaché parlementaire", "Fabien Roussel", 649], ["PA718720", "PA718720", "Parti communiste français", 1140, "Conseiller d'entreprise", "Jean-Paul Dufrègne", 1140], ["PA720546", "PA720546", "Parti communiste français", 917, "Retraité salarié privé", "Alain Bruneel", 917], ["PA721270", "PA721270", "Parti communiste français", 1251, "Employé administratif", "Stéphane Peu", 1251], ["PA721896", "PA721896", "Parti communiste français", 815, "Employée du secteur privé", "Elsa Faucillon", 815], ["PA722110", "PA722110", "Parti communiste français", 897, "Profession rattachée à l'enseignement", "Hubert Wulfranc", 897], ["PA335612", "PA335612", "Parti communiste français", 983, "Fonctionnaire de catégorie B", "Jean-Paul Lecoq", 983], ["PA610654", "PA610654", "Parti communiste français", 285, "Collaborateur parlementaire", "Jean-Philippe Nilor", 285], ["PA721012", "PA721012", "Parti communiste français", 232, "technicienne territoriale", "Manuéla Kéclard-Mondésir", 232], ["PA774962", "PA774962", "Parti communiste français", 227, "Professeure des écoles", "Karine Lebon", 227]], "hovertemplate": "<b>%{hovertext}</b><br><br>Métier=%{customdata[4]}<br>Nom=%{customdata[5]}<br>Nombre de votes=%{customdata[6]}<extra></extra>", "hovertext": ["Parti communiste français", "Parti communiste français", "Parti communiste français", "Parti communiste français", "Parti communiste français", "Parti communiste français", "Parti communiste français", "Parti communiste français", "Parti communiste français", "Parti communiste français", "Parti communiste français", "Parti communiste français", "Parti communiste français", "Parti communiste français"], "legendgroup": "Parti communiste français", "marker": {"color": "#ff0008", "size": [469, 1003, 899, 1407, 649, 1140, 917, 1251, 815, 897, 983, 285, 232, 227], "sizemode": "area", "sizeref": 6.657, "symbol": "circle"}, "mode": "markers", "name": "Parti communiste français", "scene": "scene", "showlegend": true, "type": "scatter3d", "x": [0.2724, 0.4032, 0.3412, 0.3734, 0.3379, 0.3658, 0.3536, 0.3487, 0.2945, 0.3396, 0.3531, 0.3781, 0.0781, 0.6282], "y": [-0.02289, 0.02593, 0.02223, 0.01848, -0.01829, 0.03119, -0.003395, 0.004712, -0.02215, 0.01372, 0.02835, 0.06236, 0.1084, -0.1782], "z": [0.5141, 0.4725, 0.4815, 0.4703, 0.5105, 0.4858, 0.5184, 0.4808, 0.5208, 0.4972, 0.49, 0.4906, 0.5525, 0.3532]}], "layout": {"height": 600, "legend": {"itemsizing": "constant", "title": {"text": "Parti politique"}, "tracegroupgap": 0}, "margin": {"t": 60}, "scene": {"domain": {"x": [0, 1], "y": [0, 1]}, "xaxis": {"title": {"text": "X"}}, "yaxis": {"title": {"text": "Y"}}, "zaxis": {"title": {"text": "Z"}}}, "width": 1000}}
